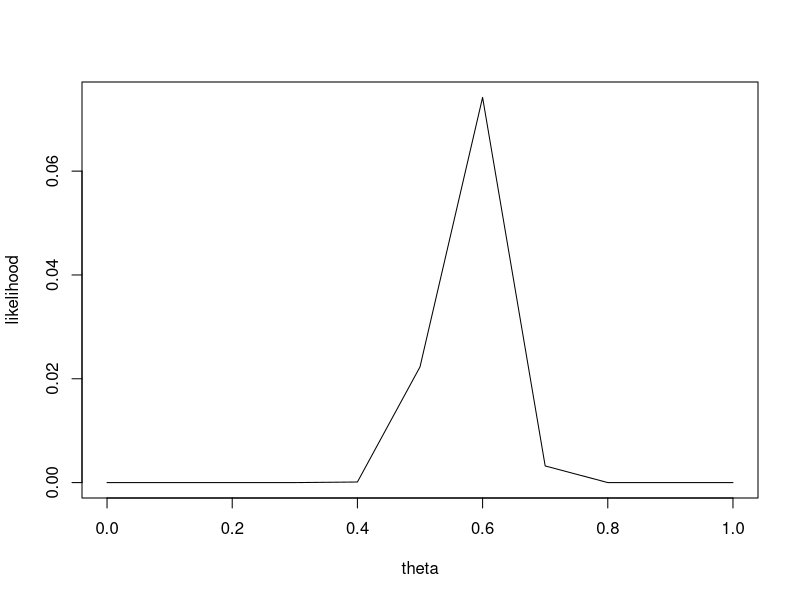
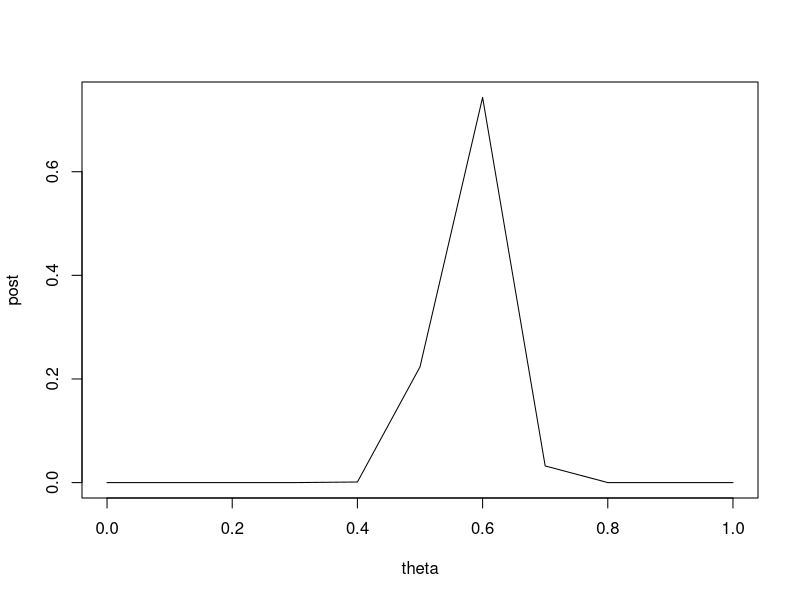
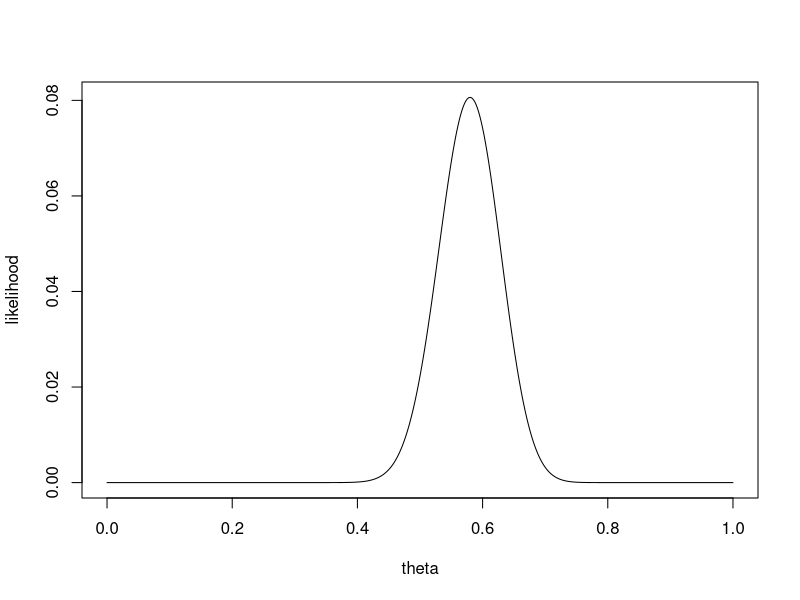
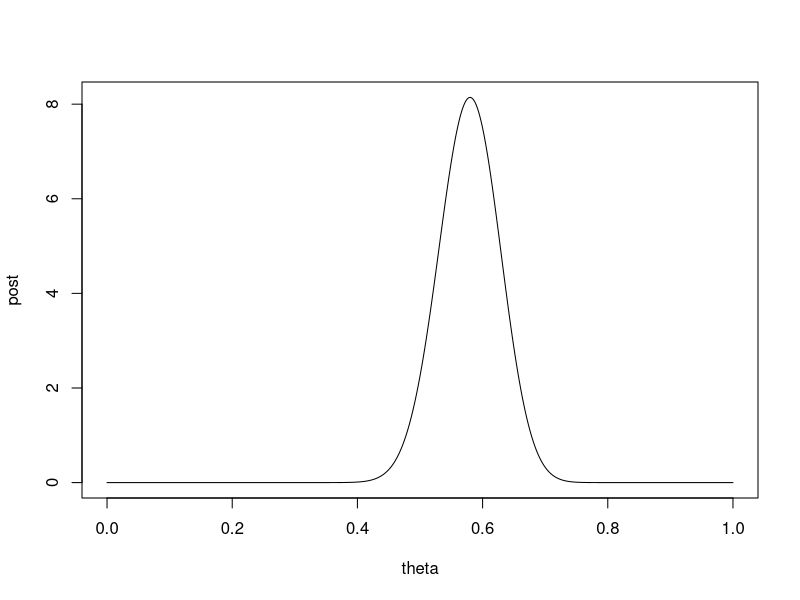

R code for these plots, in order:
## ---- chunk 1
knitr::opts_chunk$set(echo = TRUE)
## ---- chunk 2
theta<-seq(0,1,.1)
likelihood<-dbinom(58,100,theta)
likelihood
plot(theta,likelihood, type = "l")
## ---- chunk 3
likelihood<-dbinom(58,100,theta)
post<-likelihood/sum(likelihood)
plot(theta,post, type = "l")
## ---- chunk 4
theta<-seq(0,1,.001)
likelihood<-dbinom(58,100,theta)
plot(theta,likelihood, type = "l")
## ---- chunk 5
post<-dbeta(theta,58+1,100+1-58)
plot(theta,post,type="l")
